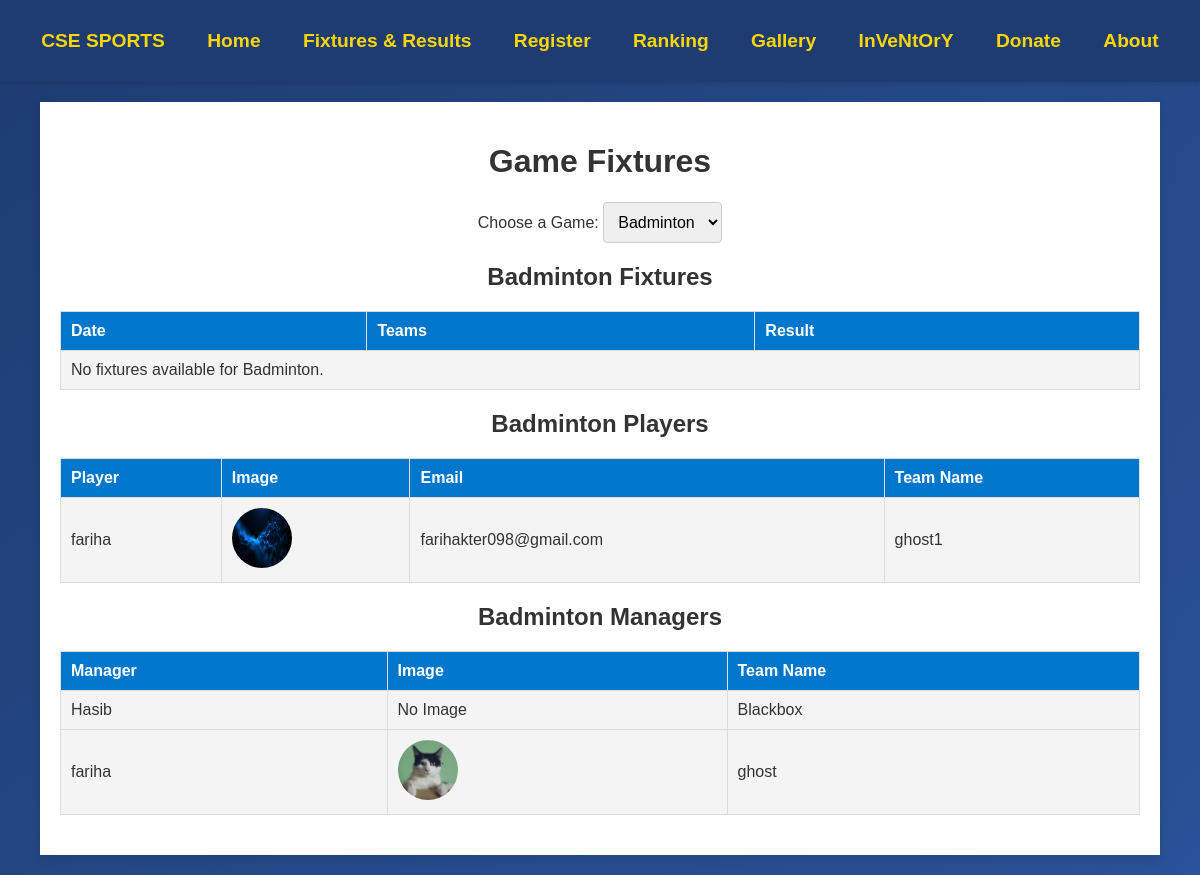
The app's page /fixtures/, older data.
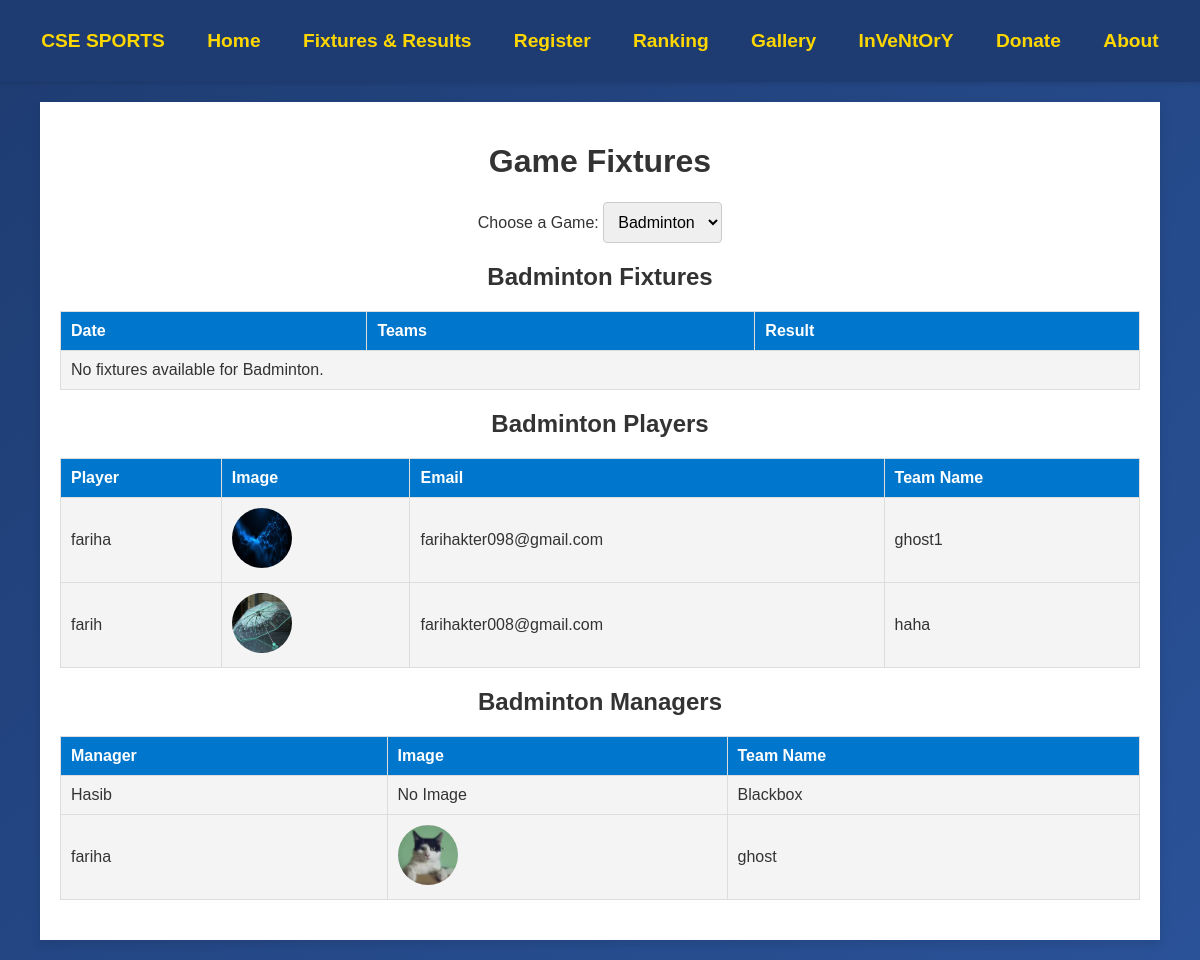
The same page, newer data.
### portal/models.py (models this page shows, shortened)
class BasePlayer(models.Model):
    user = models.OneToOneField(User, on_delete=models.CASCADE)
    email = models.EmailField(default="default@example.com")
    team_name = models.CharField(max_length=100)
    image = models.ImageField(upload_to='player_images/', null=True, blank=True)
    class Meta:
        abstract = True

class BadmintonPlayer(BasePlayer):
    pass

class BaseManager(models.Model):
    user = models.OneToOneField(User, on_delete=models.CASCADE)
    team_name = models.CharField(max_length=100)
    game = models.ForeignKey('Game', on_delete=models.CASCADE, default=1)
    image = models.ImageField(upload_to='manager_images/', null=True, blank=True)
    class Meta:
        abstract = True

class BadmintonManager(BaseManager):
    pass

### portal/views.py (the view)
# urls.py: path('fixtures/', views.fixture_view, name='fixtures'),
def fixture_view(request):
    selected_game = request.GET.get('game', 'Badminton')
    if selected_game == "Badminton":
        players = BadmintonPlayer.objects.all()
        managers = BadmintonManager.objects.all()
    elif selected_game == "Cricket":
        players = CricketPlayer.objects.all()
        managers = CricketManager.objects.all()
    elif selected_game == "Football":
        players = FootballPlayer.objects.all()
        managers = FootballManager.objects.all()
    else:
        players = []
        managers = []
    fixtures = Fixture.objects.filter(game=selected_game)
    return render(request, 'fixtures.html', {
        'game': selected_game,
        'fixtures': fixtures,
        'players': players,
        'managers': managers,
    })

### portal/templates/fixtures.html (shortened to what this page needs)
<!DOCTYPE html>
<html lang="en">
<head>
</head>
<body>
<header>
    <nav>
        <ul>
            <li><a href="{% url 'home' %}">CSE SPORTS</a></li>
            <li><a href="{% url 'home' %}">Home</a></li>
            <li><a href="{% url 'fixtures' %}">Fixtures & Results</a></li>
            <li><a href="{% url 'register' %}">Register</a></li>
            <li><a href="{% url 'ranking' %}">Ranking</a></li>
            <li><a href="{% url 'gallery' %}">Gallery</a></li>
            <li><a href="{% url 'inventory' %}">InVeNtOrY</a></li>
            <li><a href="{% url 'donation' %}">Donate</a></li>
            <li><a href="https://juniv.edu/department/cse">About</a></li>
        </ul>
    </nav>
</header>
<div class="container">
    <h1>Game Fixtures</h1>
    <div class="game-selector">
        <form method="GET" action="">
            <label for="game-select">Choose a Game:</label>
            <select id="game-select" name="game" onchange="this.form.submit()">
                <option value="Badminton" {% if game == "Badminton" %}selected{% endif %}>Badminton</option>
            </select>
        </form>
    </div>
    <h2>{{ game }} Fixtures</h2>
    <table>
        <thead>
            <tr>
                <th>Date</th>
                <th>Teams</th>
                <th>Result</th>
            </tr>
        </thead>
        <tbody>
            {% for fixture in fixtures %}
            <tr>
                <td>{{ fixture.date }}</td>
                <td>{{ fixture.teams }}</td>
                <td>{{ fixture.result }}</td>
            </tr>
            {% empty %}
            <tr><td colspan="3">No fixtures available for {{ game }}.</td></tr>
            {% endfor %}
        </tbody>
    </table>
    <h2>{{ game }} Players</h2>
    <table>
        <thead>
            <tr>
                <th>Player</th>
                <th>Image</th>
                <th>Email</th>
                <th>Team Name</th>
            </tr>
        </thead>
        <tbody>
            {% for player in players %}
            <tr>
                <td>{{ player.user.username }}</td>
                <td>
                    {% if player.image %}
                        <img src="{{ player.image.url }}" width="60" height="60" style="border-radius:50%;">
                    {% else %}
                        No Image
                    {% endif %}
                </td>
                <td>{{ player.email }}</td>
                <td>{{ player.team_name }}</td>
            </tr>
            {% empty %}
            <tr><td colspan="4">No players registered for {{ game }}.</td></tr>
            {% endfor %}
        </tbody>
    </table>
    <h2>{{ game }} Managers</h2>
    <table>
        <thead>
            <tr>
                <th>Manager</th>
                <th>Image</th>
                <th>Team Name</th>
            </tr>
        </thead>
        <tbody>
            {% for manager in managers %}
            <tr>
                <td>{{ manager.user.username }}</td>
                <td>
                    {% if manager.image %}
                        <img src="{{ manager.image.url }}" width="60" height="60" style="border-radius:50%;">
                    {% else %}
                        No Image
                    {% endif %}
                </td>
                <td>{{ manager.team_name }}</td>
            </tr>
            {% empty %}
            <tr><td colspan="3">No managers registered for {{ game }}.</td></tr>
            {% endfor %}
        </tbody>
    </table>
</div>
</body>
</html>

Row changes from the older to the newer data that the page shows:
added BadmintonPlayer: user.username "farih", image (picture), email "farihakter008@gmail.com", team_name "haha"
